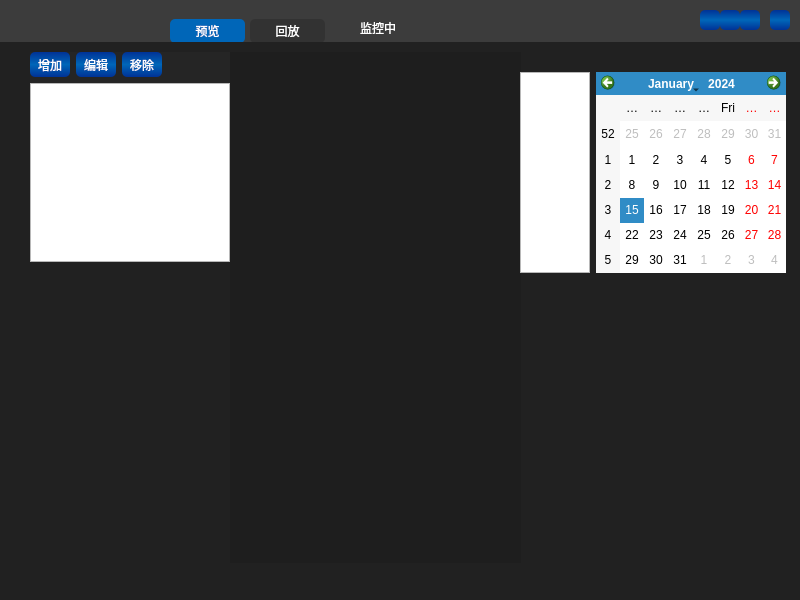
<?xml version="1.0" encoding="UTF-8"?>
<ui version="4.0">
 <class>XViewer</class>
 <widget class="QWidget" name="XViewer">
  <property name="geometry">
   <rect>
    <x>0</x>
    <y>0</y>
    <width>800</width>
    <height>600</height>
   </rect>
  </property>
  <property name="windowTitle">
   <string>Form</string>
  </property>
  <property name="windowIcon">
   <iconset resource="image.qrc">
    <normaloff>:/img/xv.ico</normaloff>:/img/xv.ico</iconset>
  </property>
  <property name="styleSheet">
   <string notr="true">QPushButton:hover

 { 
background-color: qlineargradient(spread:pad, x1:0, y1:0, x2:0, y2:1, stop:0 rgba(0, 102, 184, 255), stop:0.495 rgba(39, 39, 39, 255), stop:0.505 rgba(39,39, 39, 255), stop:1 rgba(0, 102, 184, 255));
border: none;
border-radius:5px;
color: rgb(255, 255, 255);
font: 75 12pt &quot;黑体&quot;;
 }
QPushButton:!hover
 { 
	background-color: qlineargradient(spread:pad, x1:0, y1:0, x2:0, y2:1, stop:0 rgba(0, 50, 150, 255), stop:0.495 rgba(0, 102, 184, 255), stop:0.505 rgba(0, 102, 184, 255), stop:1 rgba(0, 50, 150, 255));
 border: none;
border-radius:5px;
color: rgb(255, 255, 255);
font: 75 12pt &quot;黑体&quot;;
 }
/*顶部样式*/
#head{
	background-color: #3c3c3c;
}
#logo{
	background-image: url(:/img/logo_150_40.png);
}
#close{
	background-image: url(:/img/close.png);
}
#min{
	background-image: url(:/img/min.png);
}
#max{
	background-image: url(:/img/max.png);
}
#normal{
	background-image: url(:/img/normal.png);
}
#body{
background-color: #212121;
}
#left{
background-color: #252525;
}
#cams{
background-color: #1e1e1e;
}
#status{
color:rgb(255, 255, 255)
}
/*tab 菜单切换*/
#preview{
background-color: #323232;
}
#playback{
background-color: #323232;
}
#preview:checked{
background-color: rgb(0,102,184);
}
#playback:checked{
background-color: rgb(0,102,184);
}
</string>
  </property>
  <widget class="QWidget" name="head" native="true">
   <property name="geometry">
    <rect>
     <x>0</x>
     <y>0</y>
     <width>800</width>
     <height>42</height>
    </rect>
   </property>
   <property name="maximumSize">
    <size>
     <width>16777215</width>
     <height>42</height>
    </size>
   </property>
   <widget class="QWidget" name="logo" native="true">
    <property name="geometry">
     <rect>
      <x>0</x>
      <y>0</y>
      <width>152</width>
      <height>40</height>
     </rect>
    </property>
    <property name="minimumSize">
     <size>
      <width>152</width>
      <height>40</height>
     </size>
    </property>
    <property name="maximumSize">
     <size>
      <width>152</width>
      <height>40</height>
     </size>
    </property>
   </widget>
   <widget class="QPushButton" name="min">
    <property name="geometry">
     <rect>
      <x>700</x>
      <y>10</y>
      <width>20</width>
      <height>20</height>
     </rect>
    </property>
    <property name="maximumSize">
     <size>
      <width>20</width>
      <height>20</height>
     </size>
    </property>
    <property name="flat">
     <bool>true</bool>
    </property>
   </widget>
   <widget class="QPushButton" name="max">
    <property name="geometry">
     <rect>
      <x>740</x>
      <y>10</y>
      <width>20</width>
      <height>20</height>
     </rect>
    </property>
    <property name="maximumSize">
     <size>
      <width>20</width>
      <height>20</height>
     </size>
    </property>
    <property name="flat">
     <bool>true</bool>
    </property>
   </widget>
   <widget class="QPushButton" name="close">
    <property name="geometry">
     <rect>
      <x>770</x>
      <y>10</y>
      <width>20</width>
      <height>20</height>
     </rect>
    </property>
    <property name="maximumSize">
     <size>
      <width>20</width>
      <height>20</height>
     </size>
    </property>
    <property name="flat">
     <bool>true</bool>
    </property>
   </widget>
   <widget class="QPushButton" name="normal">
    <property name="geometry">
     <rect>
      <x>720</x>
      <y>10</y>
      <width>20</width>
      <height>20</height>
     </rect>
    </property>
    <property name="maximumSize">
     <size>
      <width>20</width>
      <height>20</height>
     </size>
    </property>
    <property name="flat">
     <bool>true</bool>
    </property>
   </widget>
   <widget class="QLabel" name="status">
    <property name="geometry">
     <rect>
      <x>360</x>
      <y>20</y>
      <width>54</width>
      <height>16</height>
     </rect>
    </property>
    <property name="text">
     <string>监控中</string>
    </property>
   </widget>
   <widget class="QPushButton" name="preview">
    <property name="geometry">
     <rect>
      <x>170</x>
      <y>19</y>
      <width>75</width>
      <height>24</height>
     </rect>
    </property>
    <property name="minimumSize">
     <size>
      <width>75</width>
      <height>24</height>
     </size>
    </property>
    <property name="text">
     <string>预览</string>
    </property>
    <property name="checkable">
     <bool>true</bool>
    </property>
    <property name="checked">
     <bool>true</bool>
    </property>
    <property name="autoExclusive">
     <bool>true</bool>
    </property>
   </widget>
   <widget class="QPushButton" name="playback">
    <property name="geometry">
     <rect>
      <x>250</x>
      <y>19</y>
      <width>75</width>
      <height>24</height>
     </rect>
    </property>
    <property name="minimumSize">
     <size>
      <width>75</width>
      <height>24</height>
     </size>
    </property>
    <property name="text">
     <string>回放</string>
    </property>
    <property name="checkable">
     <bool>true</bool>
    </property>
    <property name="checked">
     <bool>false</bool>
    </property>
    <property name="autoExclusive">
     <bool>true</bool>
    </property>
   </widget>
  </widget>
  <widget class="QWidget" name="body" native="true">
   <property name="geometry">
    <rect>
     <x>0</x>
     <y>42</y>
     <width>800</width>
     <height>558</height>
    </rect>
   </property>
   <widget class="QWidget" name="left" native="true">
    <property name="geometry">
     <rect>
      <x>30</x>
      <y>10</y>
      <width>200</width>
      <height>210</height>
     </rect>
    </property>
    <property name="maximumSize">
     <size>
      <width>200</width>
      <height>16777215</height>
     </size>
    </property>
    <layout class="QVBoxLayout" name="verticalLayout">
     <property name="leftMargin">
      <number>0</number>
     </property>
     <property name="topMargin">
      <number>0</number>
     </property>
     <property name="rightMargin">
      <number>0</number>
     </property>
     <property name="bottomMargin">
      <number>0</number>
     </property>
     <item>
      <layout class="QHBoxLayout" name="horizontalLayout">
       <property name="topMargin">
        <number>0</number>
       </property>
       <item>
        <widget class="QPushButton" name="add_cam">
         <property name="minimumSize">
          <size>
           <width>40</width>
           <height>25</height>
          </size>
         </property>
         <property name="text">
          <string>增加</string>
         </property>
        </widget>
       </item>
       <item>
        <widget class="QPushButton" name="set_cam">
         <property name="minimumSize">
          <size>
           <width>40</width>
           <height>25</height>
          </size>
         </property>
         <property name="text">
          <string>编辑</string>
         </property>
        </widget>
       </item>
       <item>
        <widget class="QPushButton" name="del_cam">
         <property name="minimumSize">
          <size>
           <width>40</width>
           <height>25</height>
          </size>
         </property>
         <property name="text">
          <string>移除</string>
         </property>
        </widget>
       </item>
       <item>
        <spacer name="horizontalSpacer">
         <property name="orientation">
          <enum>Qt::Orientation::Horizontal</enum>
         </property>
         <property name="sizeHint" stdset="0">
          <size>
           <width>40</width>
           <height>20</height>
          </size>
         </property>
        </spacer>
       </item>
      </layout>
     </item>
     <item>
      <widget class="QListWidget" name="cam_list">
       <property name="dragEnabled">
        <bool>true</bool>
       </property>
       <property name="iconSize">
        <size>
         <width>30</width>
         <height>30</height>
        </size>
       </property>
      </widget>
     </item>
    </layout>
   </widget>
   <widget class="QWidget" name="cams" native="true">
    <property name="geometry">
     <rect>
      <x>230</x>
      <y>10</y>
      <width>291</width>
      <height>511</height>
     </rect>
    </property>
   </widget>
   <widget class="QWidget" name="playback_wid" native="true">
    <property name="geometry">
     <rect>
      <x>520</x>
      <y>30</y>
      <width>266</width>
      <height>201</height>
     </rect>
    </property>
    <layout class="QHBoxLayout" name="horizontalLayout_3">
     <property name="leftMargin">
      <number>0</number>
     </property>
     <property name="topMargin">
      <number>0</number>
     </property>
     <property name="rightMargin">
      <number>0</number>
     </property>
     <property name="bottomMargin">
      <number>0</number>
     </property>
     <item>
      <widget class="QListWidget" name="time_list">
       <property name="maximumSize">
        <size>
         <width>150</width>
         <height>16777215</height>
        </size>
       </property>
      </widget>
     </item>
     <item>
      <widget class="XCalendar" name="cal"/>
     </item>
    </layout>
   </widget>
  </widget>
 </widget>
 <customwidgets>
  <customwidget>
   <class>XCalendar</class>
   <extends>QCalendarWidget</extends>
   <header>xcalendar.h</header>
  </customwidget>
 </customwidgets>
 <resources>
  <include location="image.qrc"/>
 </resources>
 <connections>
  <connection>
   <sender>min</sender>
   <signal>clicked()</signal>
   <receiver>XViewer</receiver>
   <slot>showMinimized()</slot>
   <hints>
    <hint type="sourcelabel">
     <x>711</x>
     <y>22</y>
    </hint>
    <hint type="destinationlabel">
     <x>710</x>
     <y>100</y>
    </hint>
   </hints>
  </connection>
  <connection>
   <sender>close</sender>
   <signal>clicked()</signal>
   <receiver>XViewer</receiver>
   <slot>close()</slot>
   <hints>
    <hint type="sourcelabel">
     <x>774</x>
     <y>22</y>
    </hint>
    <hint type="destinationlabel">
     <x>781</x>
     <y>578</y>
    </hint>
   </hints>
  </connection>
 </connections>
</ui>
